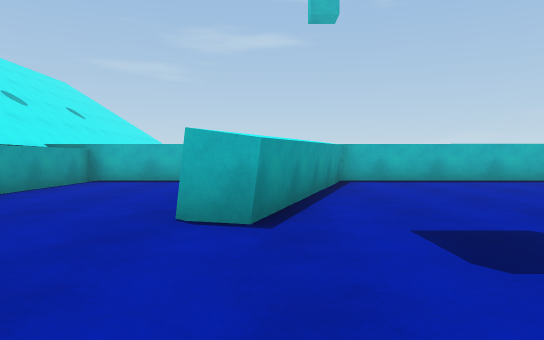
[1] (above)

21 first-person views from a walk through a scene from a Unity 3-D project. The camera is 0.62 m above the floor, tilts 2° down and sees 70° across. The floor is counted in squares, 1 m on a side. Each view is taken from the middle of a square. On the plan, view 1 faces up. The plan holds only what a view shows up to about 10 squares ahead; the rest is blank. The place goes on beyond the plan. The player character is not drawn.

[2]
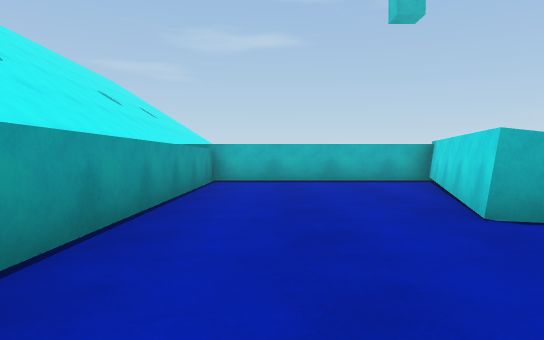

[3]
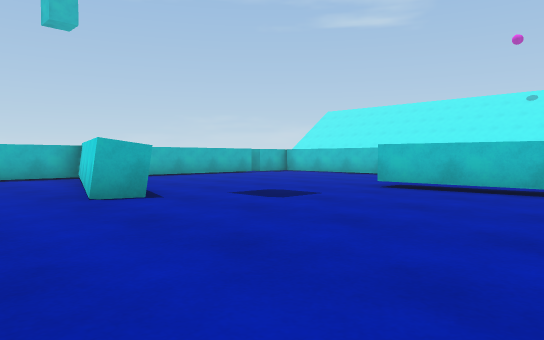

[4]
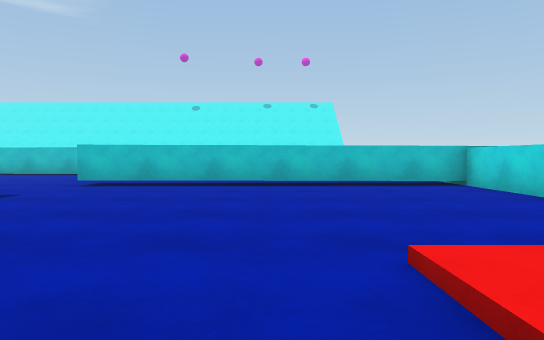

[5]
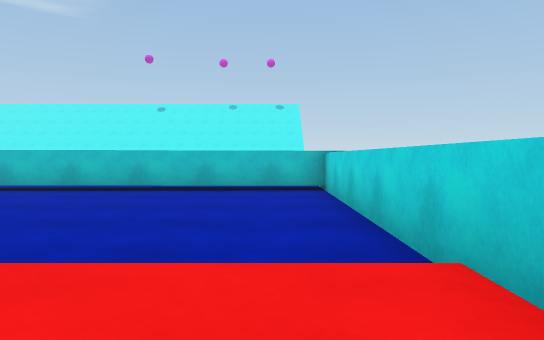

[6]
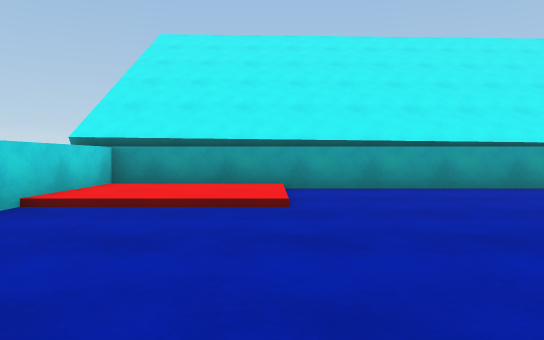

[7]
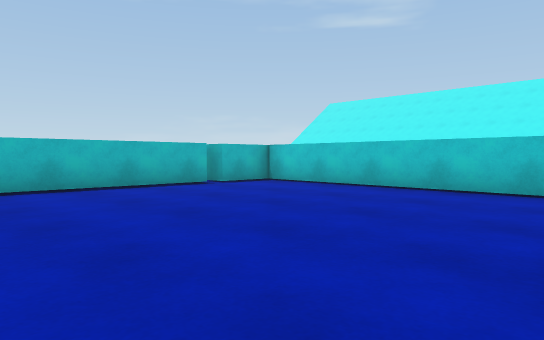

[8]
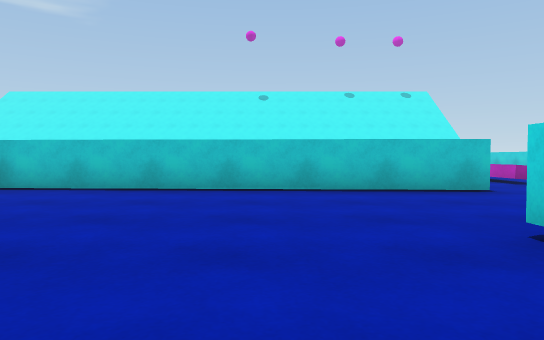

[9]
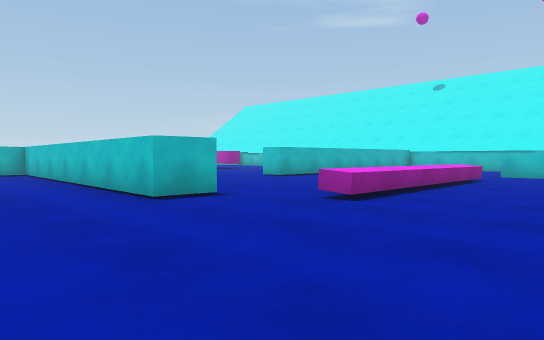

[10]
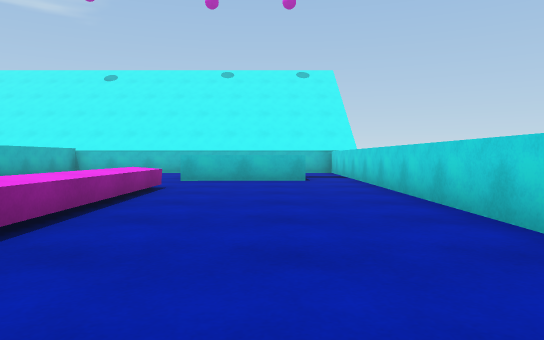

[11]
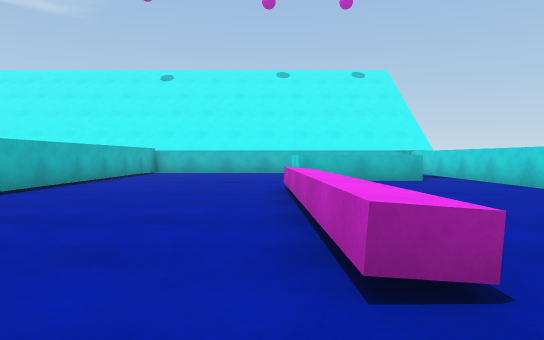

[12]
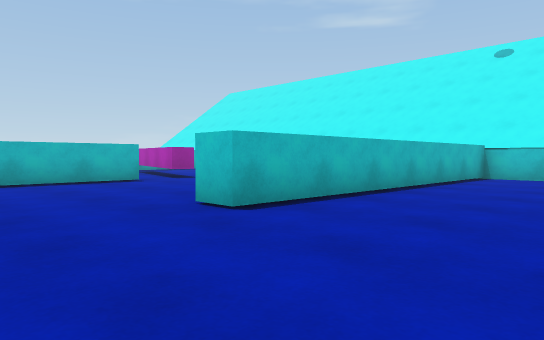

[13]
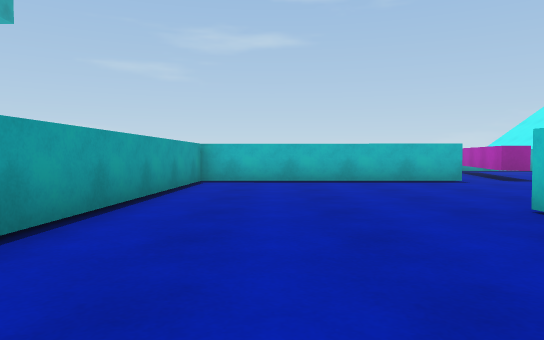

[14]
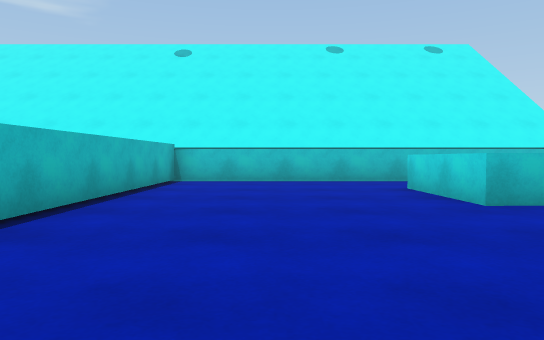

[15]
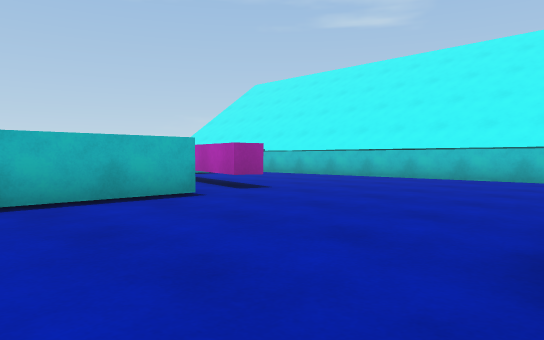

[16]
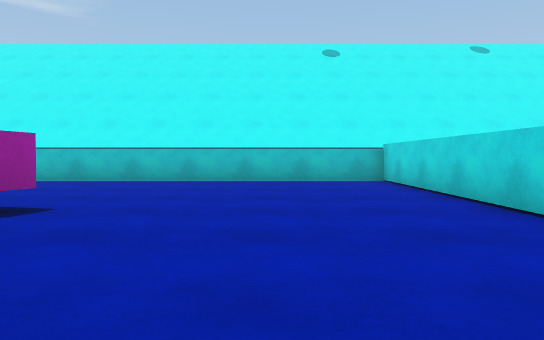

[17]
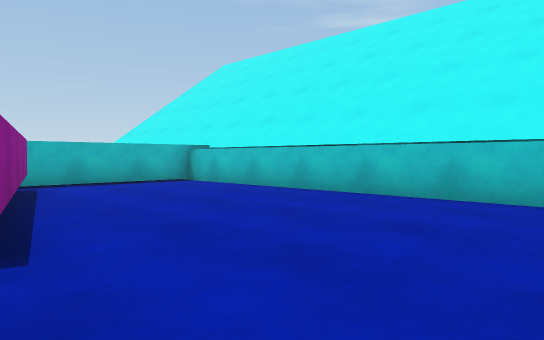

[18]
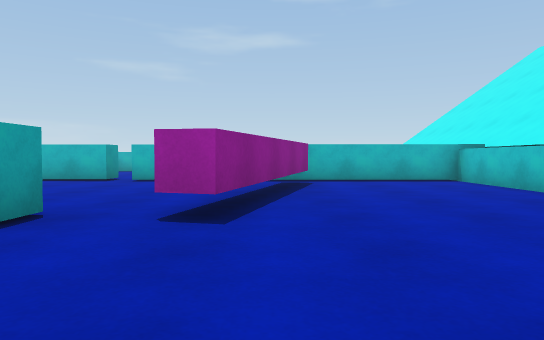

[19]
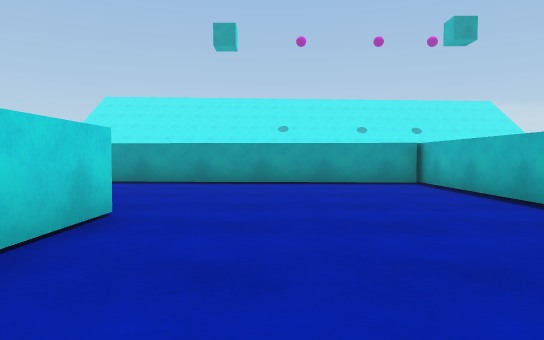

[20]
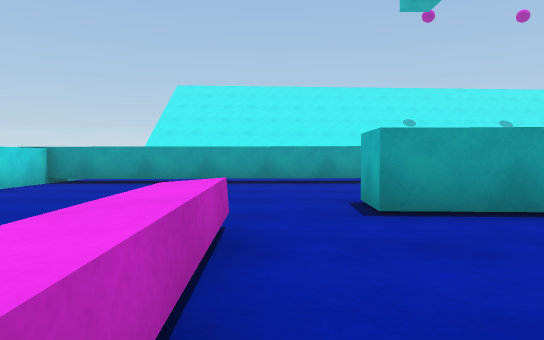

[21]
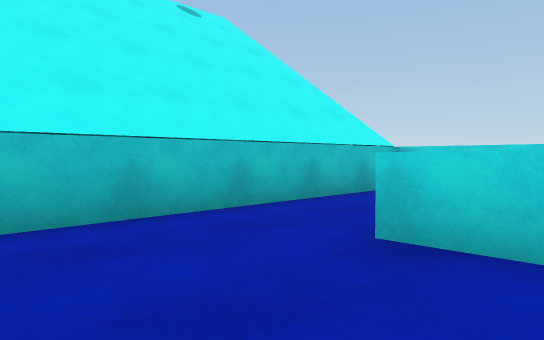

### Floor plan
Key: @ floor where view 1 was taken; # wall or solid block; x gap in a wall; . main floor; : floor 0.1 m higher than the main floor; / step, stairs or slope; ^ raised ledge.
Columns run from 6 left of view 1 to 25 right of it. Each row starts with its distance up from view 1.
 16                    ##x#  ######
 15                     ...  ##...#
 14                     .... #....#
 13                      ....#....#
 12                      ....#....##
 11                       ..##....##
 10  ######################.#.....##
  9  #.....#.......##.............##
  8  #.....#.......##.............##
  7  #....##.......##.............#
  6  #....#........##.............#
  5  #....#........##.............#
  4  #....#........##....##########
  3 ##.............##.............#
  2 ##........##...##.............#
  1 ##........##...##.............#
  0 ##....@...##..................#
 -1 ##........##..........^.......#
 -2 ##........##.....^^^^^^..^^^..#
 -3 #^///.....##.............^  ..#
 -4 #^:::.....##.............^   .#
 -5 #^:::.....##.............^   .#
 -6 #^^^^#########    ###########.#
 -7 #^                           #

Positions as (right, up) in squares from view 1, and headings:
1: (0, 0), facing up
2: (-3, 0), facing up
3: (-3, -2), facing up-right
4: (-4, -2), facing right
5: (-4, -5), facing right
6: (3, -3), facing left
7: (2, 2), facing up-right
8: (2, 4), facing right
9: (6, -5), facing up-right
10: (9, -4), facing right
11: (9, -1), facing right
12: (12, 0), facing up-right
13: (12, 0), facing up
14: (14, 1), facing right
15: (13, 4), facing up-right
16: (14, 7), facing right
17: (18, 7), facing up-right
18: (19, 6), facing up
19: (19, 6), facing left
20: (14, -1), facing left
21: (20, 1), facing down-right
